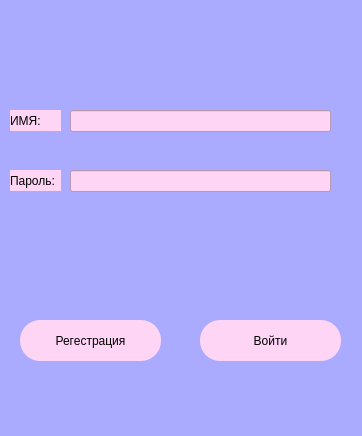
<?xml version="1.0" encoding="UTF-8"?>
<ui version="4.0">
 <class>MainWindow</class>
 <widget class="QMainWindow" name="MainWindow">
  <property name="geometry">
   <rect>
    <x>0</x>
    <y>0</y>
    <width>362</width>
    <height>436</height>
   </rect>
  </property>
  <property name="windowTitle">
   <string>MainWindow</string>
  </property>
  <property name="styleSheet">
   <string notr="true">background-color: rgb(170, 170, 255);
font: 75 14pt &quot;MS Shell Dlg 2&quot;;
</string>
  </property>
  <widget class="QWidget" name="centralwidget">
   <widget class="QPushButton" name="ent_but">
    <property name="geometry">
     <rect>
      <x>200</x>
      <y>320</y>
      <width>141</width>
      <height>41</height>
     </rect>
    </property>
    <property name="styleSheet">
     <string notr="true">border-radius: 20px;
background-color: rgb(255, 213, 246);</string>
    </property>
    <property name="text">
     <string>Войти</string>
    </property>
   </widget>
   <widget class="QLineEdit" name="nameline">
    <property name="geometry">
     <rect>
      <x>70</x>
      <y>110</y>
      <width>261</width>
      <height>22</height>
     </rect>
    </property>
    <property name="cursor">
     <cursorShape>IBeamCursor</cursorShape>
    </property>
    <property name="styleSheet">
     <string notr="true">background-color: rgb(255, 213, 246);</string>
    </property>
   </widget>
   <widget class="QLabel" name="label">
    <property name="geometry">
     <rect>
      <x>10</x>
      <y>110</y>
      <width>51</width>
      <height>21</height>
     </rect>
    </property>
    <property name="cursor">
     <cursorShape>ForbiddenCursor</cursorShape>
    </property>
    <property name="styleSheet">
     <string notr="true">
font: 8pt &quot;Poor Richard&quot;;
background-color: rgb(255, 213, 246);
</string>
    </property>
    <property name="text">
     <string>ИМЯ:</string>
    </property>
   </widget>
   <widget class="QLineEdit" name="passwordline">
    <property name="geometry">
     <rect>
      <x>70</x>
      <y>170</y>
      <width>261</width>
      <height>22</height>
     </rect>
    </property>
    <property name="styleSheet">
     <string notr="true">background-color: rgb(255, 213, 246);</string>
    </property>
   </widget>
   <widget class="QLabel" name="label_2">
    <property name="geometry">
     <rect>
      <x>10</x>
      <y>170</y>
      <width>51</width>
      <height>21</height>
     </rect>
    </property>
    <property name="cursor">
     <cursorShape>ForbiddenCursor</cursorShape>
    </property>
    <property name="styleSheet">
     <string notr="true">
font: 8pt &quot;Poor Richard&quot;;
background-color: rgb(255, 213, 246);</string>
    </property>
    <property name="text">
     <string>Пароль:</string>
    </property>
   </widget>
   <widget class="QPushButton" name="reg_but">
    <property name="geometry">
     <rect>
      <x>20</x>
      <y>320</y>
      <width>141</width>
      <height>41</height>
     </rect>
    </property>
    <property name="styleSheet">
     <string notr="true">border-radius: 20px;
background-color: rgb(255, 213, 246);</string>
    </property>
    <property name="text">
     <string>Регестрация</string>
    </property>
   </widget>
   <widget class="QLabel" name="wronglabel">
    <property name="geometry">
     <rect>
      <x>90</x>
      <y>210</y>
      <width>191</width>
      <height>16</height>
     </rect>
    </property>
    <property name="styleSheet">
     <string notr="true">font: 6pt &quot;MS Shell Dlg 2&quot;;</string>
    </property>
    <property name="text">
     <string/>
    </property>
   </widget>
   <widget class="QLabel" name="label_3">
    <property name="geometry">
     <rect>
      <x>40</x>
      <y>230</y>
      <width>101</width>
      <height>71</height>
     </rect>
    </property>
    <property name="text">
     <string/>
    </property>
    <property name="pixmap">
     <pixmap>../../Downloads/zatratyi.jpg</pixmap>
    </property>
   </widget>
   <widget class="QLabel" name="label_4">
    <property name="geometry">
     <rect>
      <x>90</x>
      <y>-10</y>
      <width>171</width>
      <height>101</height>
     </rect>
    </property>
    <property name="text">
     <string/>
    </property>
    <property name="pixmap">
     <pixmap>../../Downloads/imgonline-com-ua-Resize-5W8ZfE8ZErANiKv.jpg</pixmap>
    </property>
   </widget>
   <widget class="QLabel" name="label_5">
    <property name="geometry">
     <rect>
      <x>220</x>
      <y>230</y>
      <width>101</width>
      <height>71</height>
     </rect>
    </property>
    <property name="text">
     <string/>
    </property>
    <property name="pixmap">
     <pixmap>../../Downloads/imgonline-com-ua-Resize-i8RSpUNl7S.jpg</pixmap>
    </property>
   </widget>
  </widget>
  <widget class="QMenuBar" name="menubar">
   <property name="geometry">
    <rect>
     <x>0</x>
     <y>0</y>
     <width>362</width>
     <height>29</height>
    </rect>
   </property>
  </widget>
  <widget class="QStatusBar" name="statusbar"/>
 </widget>
 <resources/>
 <connections/>
</ui>
